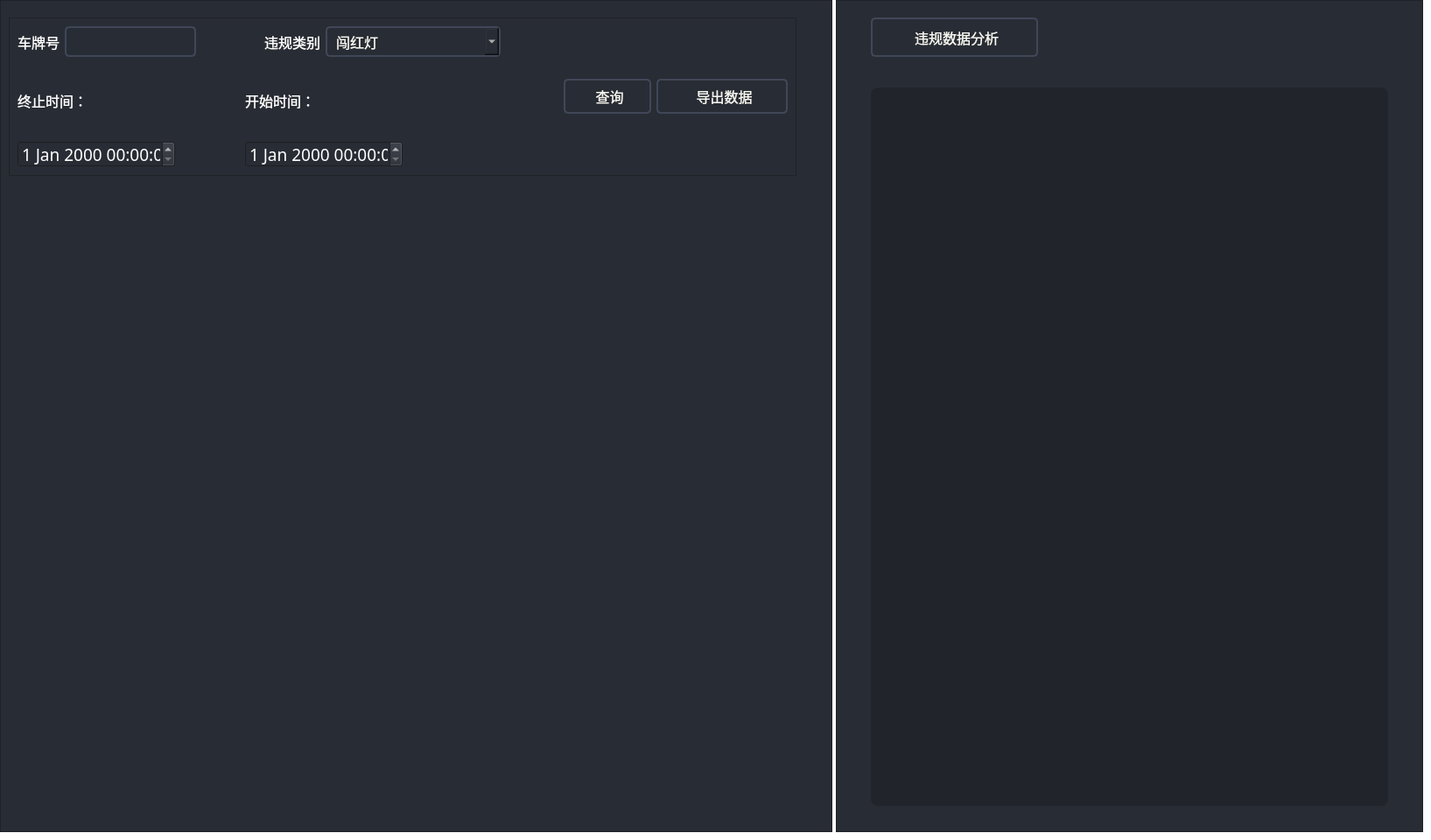
       <widget class="QWidget" name="info_query">
        <property name="styleSheet">
         <string notr="true">background-color: rgb(255, 255, 255);</string>
        </property>
        <widget class="QFrame" name="frame_query">
         <property name="geometry">
          <rect>
           <x>0</x>
           <y>0</y>
           <width>951</width>
           <height>951</height>
          </rect>
         </property>
         <property name="styleSheet">
          <string notr="true">background-color: rgb(40, 44, 52);</string>
         </property>
         <property name="frameShape">
          <enum>QFrame::StyledPanel</enum>
         </property>
         <property name="frameShadow">
          <enum>QFrame::Raised</enum>
         </property>
         <widget class="QFrame" name="violation_query">
          <property name="geometry">
           <rect>
            <x>10</x>
            <y>20</y>
            <width>900</width>
            <height>181</height>
           </rect>
          </property>
          <property name="minimumSize">
           <size>
            <width>700</width>
            <height>0</height>
           </size>
          </property>
          <property name="maximumSize">
           <size>
            <width>900</width>
            <height>16777215</height>
           </size>
          </property>
          <property name="frameShape">
           <enum>QFrame::StyledPanel</enum>
          </property>
          <property name="frameShadow">
           <enum>QFrame::Raised</enum>
          </property>
          <layout class="QHBoxLayout" name="horizontalLayout_15">
           <item>
            <layout class="QVBoxLayout" name="verticalLayout_2">
             <item>
              <layout class="QHBoxLayout" name="horizontalLayout_5">
               <item>
                <widget class="QLabel" name="label_car_num">
                 <property name="font">
                  <font>
                   <family>Agency FB</family>
                   <pointsize>12</pointsize>
                  </font>
                 </property>
                 <property name="styleSheet">
                  <string notr="true">color: rgb(255, 255, 255);</string>
                 </property>
                 <property name="text">
                  <string>车牌号</string>
                 </property>
                 <property name="alignment">
                  <set>Qt::AlignCenter</set>
                 </property>
                </widget>
               </item>
               <item>
                <widget class="QLineEdit" name="lineEdit_violation">
                 <property name="minimumSize">
                  <size>
                   <width>150</width>
                   <height>35</height>
                  </size>
                 </property>
                 <property name="maximumSize">
                  <size>
                   <width>150</width>
                   <height>35</height>
                  </size>
                 </property>
                 <property name="font">
                  <font>
                   <family>Agency FB</family>
                   <pointsize>12</pointsize>
                  </font>
                 </property>
                 <property name="styleSheet">
                  <string notr="true">QLineEdit{
	background-color: rgb(40, 44, 52);
	border-radius: 5px;
	border: 2px solid #404758;
	padding: 5px;
	padding-left: 10px;
    color: #f8f8f2;
}</string>
                 </property>
                </widget>
               </item>
               <item>
                <spacer name="horizontalSpacer_4">
                 <property name="orientation">
                  <enum>Qt::Horizontal</enum>
                 </property>
                 <property name="sizeType">
                  <enum>QSizePolicy::Expanding</enum>
                 </property>
                 <property name="sizeHint" stdset="0">
                  <size>
                   <width>8</width>
                   <height>20</height>
                  </size>
                 </property>
                </spacer>
               </item>
               <item>
                <spacer name="horizontalSpacer_14">
                 <property name="orientation">
                  <enum>Qt::Horizontal</enum>
                 </property>
                 <property name="sizeType">
                  <enum>QSizePolicy::Fixed</enum>
                 </property>
                 <property name="sizeHint" stdset="0">
                  <size>
                   <width>5</width>
                   <height>20</height>
                  </size>
                 </property>
                </spacer>
               </item>
               <item>
                <widget class="QLabel" name="label_violation">
                 <property name="font">
                  <font>
                   <family>Agency FB</family>
                   <pointsize>12</pointsize>
                  </font>
                 </property>
                 <property name="styleSheet">
                  <string notr="true">color: rgb(255, 255, 255);</string>
                 </property>
                 <property name="text">
                  <string>违规类别</string>
                 </property>
                 <property name="alignment">
                  <set>Qt::AlignCenter</set>
                 </property>
                </widget>
               </item>
               <item>
                <widget class="QComboBox" name="comboBox_violation">
                 <property name="minimumSize">
                  <size>
                   <width>200</width>
                   <height>35</height>
                  </size>
                 </property>
                 <property name="maximumSize">
                  <size>
                   <width>150</width>
                   <height>35</height>
                  </size>
                 </property>
                 <property name="font">
                  <font>
                   <family>Agency FB</family>
                   <pointsize>12</pointsize>
                   <weight>50</weight>
                   <italic>false</italic>
                   <bold>false</bold>
                  </font>
                 </property>
                 <property name="autoFillBackground">
                  <bool>false</bool>
                 </property>
                 <property name="styleSheet">
                  <string notr="true">QComboBox{
	background-color: rgb(40, 44, 52);
	border-radius: 5px;
	border: 2px solid #404758;
	padding: 5px;
	padding-left: 10px;
    color: #f8f8f2;
}
QComboBox:hover{
	border: 2px solid rgb(33, 37, 43);
}
QComboBox::drop-down {
	subcontrol-origin: padding;
	subcontrol-position: top right;
	width: 25px; 
	border-left-width: 3px;
	border-left-color: #404758;
	border-left-style: solid;
	border-top-right-radius: 3px;
	border-bottom-right-radius: 3px;	
	background-image: url(:/icons/icons/cil-arrow-bottom.png); /* 自定义箭头图标 */
	background-position: center;
	background-repeat: no-reperat;
 }
QComboBox QAbstractItemView {
	color: rgb(170, 99, 204);	
	background-color: rgb(33, 37, 43);
	padding: 10px;
	selection-background-color: #6272a4;
}</string>
                 </property>
                 <property name="iconSize">
                  <size>
                   <width>16</width>
                   <height>16</height>
                  </size>
                 </property>
                 <property name="frame">
                  <bool>true</bool>
                 </property>
                 <item>
                  <property name="text">
                   <string>闯红灯</string>
                  </property>
                 </item>
                 <item>
                  <property name="text">
                   <string>不按车道行驶</string>
                  </property>
                 </item>
                 <item>
                  <property name="text">
                   <string>违章变道</string>
                  </property>
                 </item>
                 <item>
                  <property name="text">
                   <string>逆行</string>
                  </property>
                 </item>
                 <item>
                  <property name="text">
                   <string>压(实)线</string>
                  </property>
                 </item>
                 <item>
                  <property name="text">
                   <string>超速</string>
                  </property>
                 </item>
                </widget>
               </item>
               <item>
                <spacer name="horizontalSpacer_5">
                 <property name="orientation">
                  <enum>Qt::Horizontal</enum>
                 </property>
                 <property name="sizeHint" stdset="0">
                  <size>
                   <width>40</width>
                   <height>20</height>
                  </size>
                 </property>
                </spacer>
               </item>
              </layout>
             </item>
             <item>
              <layout class="QHBoxLayout" name="horizontalLayout_14" stretch="0,0,0,0">
               <property name="spacing">
                <number>0</number>
               </property>
               <item>
                <layout class="QVBoxLayout" name="rt_query_end_2">
                 <property name="spacing">
                  <number>0</number>
                 </property>
                 <item>
                  <widget class="QLabel" name="rt_end_2">
                   <property name="font">
                    <font>
                     <family>Agency FB</family>
                     <pointsize>12</pointsize>
                    </font>
                   </property>
                   <property name="styleSheet">
                    <string notr="true">color: rgb(255, 255, 255);</string>
                   </property>
                   <property name="text">
                    <string>终止时间：</string>
                   </property>
                  </widget>
                 </item>
                 <item>
                  <spacer name="verticalSpacer_6">
                   <property name="orientation">
                    <enum>Qt::Vertical</enum>
                   </property>
                   <property name="sizeType">
                    <enum>QSizePolicy::Fixed</enum>
                   </property>
                   <property name="sizeHint" stdset="0">
                    <size>
                     <width>1</width>
                     <height>3</height>
                    </size>
                   </property>
                  </spacer>
                 </item>
                 <item>
                  <widget class="QDateTimeEdit" name="time_end_2">
                   <property name="minimumSize">
                    <size>
                     <width>180</width>
                     <height>30</height>
                    </size>
                   </property>
                   <property name="maximumSize">
                    <size>
                     <width>180</width>
                     <height>30</height>
                    </size>
                   </property>
                   <property name="font">
                    <font>
                     <family>Agency FB</family>
                     <pointsize>14</pointsize>
                    </font>
                   </property>
                   <property name="cursor">
                    <cursorShape>ArrowCursor</cursorShape>
                   </property>
                   <property name="styleSheet">
                    <string notr="true">color: rgb(255, 255, 255);
border-width: 1px</string>
                   </property>
                  </widget>
                 </item>
                </layout>
               </item>
               <item>
                <spacer name="horizontalSpacer_10">
                 <property name="orientation">
                  <enum>Qt::Horizontal</enum>
                 </property>
                 <property name="sizeType">
                  <enum>QSizePolicy::Fixed</enum>
                 </property>
                 <property name="sizeHint" stdset="0">
                  <size>
                   <width>80</width>
                   <height>20</height>
                  </size>
                 </property>
                </spacer>
               </item>
               <item>
                <layout class="QVBoxLayout" name="rt_query_end_3">
                 <property name="spacing">
                  <number>0</number>
                 </property>
                 <item>
                  <widget class="QLabel" name="rt_end_3">
                   <property name="font">
                    <font>
                     <family>Agency FB</family>
                     <pointsize>12</pointsize>
                    </font>
                   </property>
                   <property name="styleSheet">
                    <string notr="true">color: rgb(255, 255, 255);</string>
                   </property>
                   <property name="text">
                    <string>开始时间：</string>
                   </property>
                  </widget>
                 </item>
                 <item>
                  <spacer name="verticalSpacer_7">
                   <property name="orientation">
                    <enum>Qt::Vertical</enum>
                   </property>
                   <property name="sizeType">
                    <enum>QSizePolicy::Fixed</enum>
                   </property>
                   <property name="sizeHint" stdset="0">
                    <size>
                     <width>1</width>
                     <height>3</height>
                    </size>
                   </property>
                  </spacer>
                 </item>
                 <item>
                  <widget class="QDateTimeEdit" name="time_end_3">
                   <property name="minimumSize">
                    <size>
                     <width>180</width>
                     <height>30</height>
                    </size>
                   </property>
                   <property name="maximumSize">
                    <size>
                     <width>180</width>
                     <height>30</height>
                    </size>
                   </property>
                   <property name="font">
                    <font>
                     <family>Agency FB</family>
                     <pointsize>14</pointsize>
                    </font>
                   </property>
                   <property name="cursor">
                    <cursorShape>ArrowCursor</cursorShape>
                   </property>
                   <property name="styleSheet">
                    <string notr="true">color: rgb(255, 255, 255);
border-width: 1px</string>
                   </property>
                  </widget>
                 </item>
                </layout>
               </item>
               <item>
                <spacer name="horizontalSpacer_11">
                 <property name="orientation">
                  <enum>Qt::Horizontal</enum>
                 </property>
                 <property name="sizeHint" stdset="0">
                  <size>
                   <width>40</width>
                   <height>20</height>
                  </size>
                 </property>
                </spacer>
               </item>
              </layout>
             </item>
            </layout>
           </item>
           <item>
            <widget class="QPushButton" name="pBtn_vio_query">
             <property name="sizePolicy">
              <sizepolicy hsizetype="Fixed" vsizetype="Fixed">
               <horstretch>0</horstretch>
               <verstretch>0</verstretch>
              </sizepolicy>
             </property>
             <property name="minimumSize">
              <size>
               <width>100</width>
               <height>40</height>
              </size>
             </property>
             <property name="maximumSize">
              <size>
               <width>100</width>
               <height>40</height>
              </size>
             </property>
             <property name="font">
              <font>
               <family>Agency FB</family>
               <pointsize>12</pointsize>
              </font>
             </property>
             <property name="styleSheet">
              <string notr="true">QPushButton{
	background-color: rgb(40, 44, 52);
	border-radius: 5px;
	border: 2px solid #404758;
	padding: 5px;
	padding-left: 10px;
    color: #f8f8f2;
}

/* 鼠标悬停 */
QPushButton:hover{
	background-color: rgb(205, 205, 205);
}

/* 点击和按下 */
QPushButton:pressed,QToolButton:checked{
	background-color:rgb(33, 37, 43);	
}

/* QPushButton:default {
    border-color: navy; 
} */
</string>
             </property>
             <property name="text">
              <string>查询</string>
             </property>
             <property name="icon">
              <iconset resource="images/1.qrc">
               <normaloff>:/images/images/query.png</normaloff>:/images/images/query.png</iconset>
             </property>
            </widget>
           </item>
           <item>
            <widget class="QPushButton" name="output_vio">
             <property name="sizePolicy">
              <sizepolicy hsizetype="Fixed" vsizetype="Fixed">
               <horstretch>0</horstretch>
               <verstretch>0</verstretch>
              </sizepolicy>
             </property>
             <property name="minimumSize">
              <size>
               <width>150</width>
               <height>40</height>
              </size>
             </property>
             <property name="maximumSize">
              <size>
               <width>150</width>
               <height>40</height>
              </size>
             </property>
             <property name="font">
              <font>
               <family>Agency FB</family>
               <pointsize>12</pointsize>
              </font>
             </property>
             <property name="styleSheet">
              <string notr="true">QPushButton{
	background-color: rgb(40, 44, 52);
	border-radius: 5px;
	border: 2px solid #404758;
	padding: 5px;
	padding-left: 10px;
    color: #f8f8f2;
}

/* 鼠标悬停 */
QPushButton:hover{
	background-color: rgb(205, 205, 205);
}

/* 点击和按下 */
QPushButton:pressed,QToolButton:checked{
	background-color:rgb(33, 37, 43);	
}

/* QPushButton:default {
    border-color: navy; 
} */
</string>
             </property>
             <property name="text">
              <string>导出数据</string>
             </property>
             <property name="icon">
              <iconset resource="images/1.qrc">
               <normaloff>:/images/images/output_data.png</normaloff>:/images/images/output_data.png</iconset>
             </property>
             <property name="iconSize">
              <size>
               <width>22</width>
               <height>22</height>
              </size>
             </property>
            </widget>
           </item>
          </layout>
         </widget>
        </widget>
        <widget class="QFrame" name="frame_statistics">
         <property name="geometry">
          <rect>
           <x>955</x>
           <y>0</y>
           <width>671</width>
           <height>951</height>
          </rect>
         </property>
         <property name="styleSheet">
          <string notr="true">background-color: rgb(40, 44, 52);</string>
         </property>
         <property name="frameShape">
          <enum>QFrame::StyledPanel</enum>
         </property>
         <property name="frameShadow">
          <enum>QFrame::Raised</enum>
         </property>
         <widget class="QPushButton" name="pBtn_vio_statistics">
          <property name="geometry">
           <rect>
            <x>40</x>
            <y>20</y>
            <width>191</width>
            <height>45</height>
           </rect>
          </property>
          <property name="sizePolicy">
           <sizepolicy hsizetype="Preferred" vsizetype="Preferred">
            <horstretch>0</horstretch>
            <verstretch>0</verstretch>
           </sizepolicy>
          </property>
          <property name="minimumSize">
           <size>
            <width>150</width>
            <height>45</height>
           </size>
          </property>
          <property name="maximumSize">
           <size>
            <width>200</width>
            <height>45</height>
           </size>
          </property>
          <property name="font">
           <font>
            <family>Agency FB</family>
            <pointsize>12</pointsize>
           </font>
          </property>
          <property name="styleSheet">
           <string notr="true">QPushButton{
	background-color: rgb(40, 44, 52);
	border-radius: 5px;
	border: 2px solid #404758;
	padding: 5px;
	padding-left: 10px;
    color: #f8f8f2;
}

/* 鼠标悬停 */
QPushButton:hover{
	background-color: rgb(205, 205, 205);
}

/* 点击和按下 */
QPushButton:pressed,QToolButton:checked{
	background-color:rgb(33, 37, 43);	
}

/* QPushButton:default {
    border-color: navy; 
} */
</string>
          </property>
          <property name="text">
           <string>违规数据分析</string>
          </property>
          <property name="icon">
           <iconset resource="images/1.qrc">
            <normaloff>:/images/images/statistics.png</normaloff>:/images/images/statistics.png</iconset>
          </property>
          <property name="iconSize">
           <size>
            <width>28</width>
            <height>28</height>
           </size>
          </property>
         </widget>
         <widget class="QWidget" name="widget_vio_statistics" native="true">
          <property name="geometry">
           <rect>
            <x>40</x>
            <y>100</y>
            <width>591</width>
            <height>821</height>
           </rect>
          </property>
          <property name="styleSheet">
           <string notr="true">background-color: rgb(33, 37, 43);
border-top-right-radius: 8px;         /* 右上角圆角 */
border-top-left-radius: 8px;        
border-bottom-right-radius: 8px;      /* 右下角圆角 */
border-bottom-left-radius: 8px;         /* 右上角圆角 */</string>
          </property>
         </widget>
        </widget>
       </widget>
